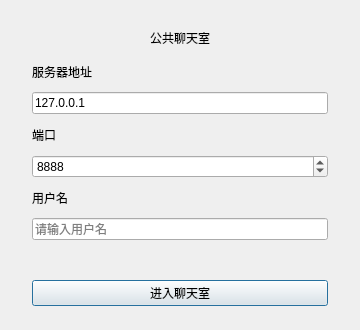
<?xml version="1.0" encoding="UTF-8"?>
<ui version="4.0">
 <class>LoginDialog</class>
 <widget class="QDialog" name="LoginDialog">
  <property name="geometry"><rect><x>0</x><y>0</y><width>360</width><height>330</height></rect></property>
  <property name="windowTitle"><string>进入聊天室</string></property>
  <layout class="QVBoxLayout" name="verticalLayout">
   <property name="leftMargin"><number>32</number></property>
   <property name="topMargin"><number>24</number></property>
   <property name="rightMargin"><number>32</number></property>
   <property name="bottomMargin"><number>24</number></property>
   <item><widget class="QLabel" name="title"><property name="text"><string>公共聊天室</string></property><property name="alignment"><set>Qt::AlignCenter</set></property></widget></item>
   <item><widget class="QLabel" name="addressLabel"><property name="text"><string>服务器地址</string></property></widget></item>
   <item><widget class="QLineEdit" name="serverAddress"><property name="text"><string>127.0.0.1</string></property><property name="placeholderText"><string>请输入服务器 IP</string></property></widget></item>
   <item><widget class="QLabel" name="portLabel"><property name="text"><string>端口</string></property></widget></item>
   <item><widget class="QSpinBox" name="serverPort"><property name="minimum"><number>1</number></property><property name="maximum"><number>65535</number></property><property name="value"><number>8888</number></property></widget></item>
   <item><widget class="QLabel" name="label"><property name="text"><string>用户名</string></property></widget></item>
   <item><widget class="QLineEdit" name="username"><property name="placeholderText"><string>请输入用户名</string></property></widget></item>
   <item><widget class="QLabel" name="errorLabel"><property name="text"><string/></property><property name="styleSheet"><string notr="true">color: #c43b3b;</string></property></widget></item>
   <item><widget class="QPushButton" name="loginButton"><property name="text"><string>进入聊天室</string></property></widget></item>
  </layout>
 </widget>
 <resources/>
 <connections/>
</ui>
